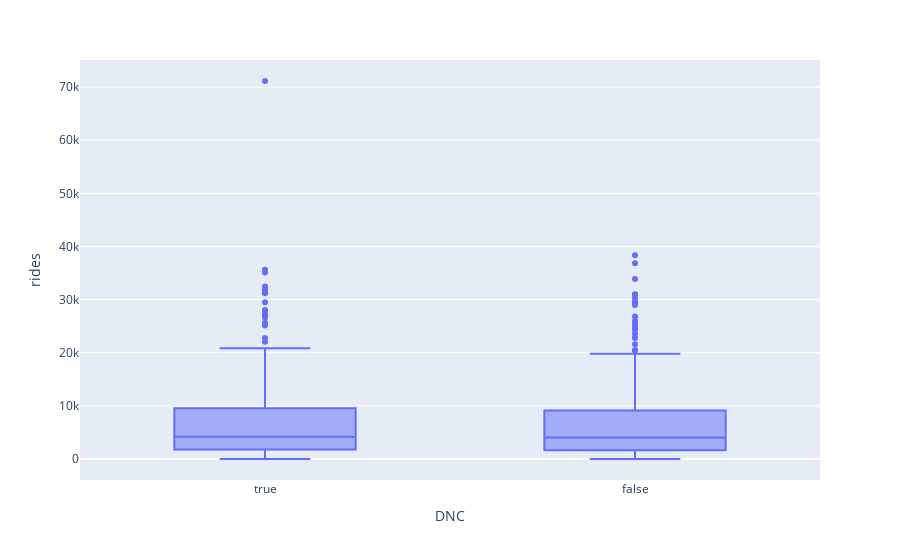

Source (notebook cell):
### Markdown cell above
This shows that the DNC week does not significantly affect average rides systemwide.

### Code cell
# But the box plot confirms that the unit-level differences are not significant.
px.box(model_data, x='DNC', y='rides')

### Figure 1 — Plotly figure (JSON) as saved in the notebook; plotly's stock layout.template omitted (floating-point values rounded to 4 significant figures; data arrays with more than 128 entries replaced by an {"elided": "..."} marker saying what was removed)
{"data": [{"alignmentgroup": "True", "hovertemplate": "DNC=%{x}<br>rides=%{y}<extra></extra>", "legendgroup": "", "marker": {"color": "#636efa"}, "name": "", "notched": false, "offsetgroup": "", "orientation": "v", "showlegend": false, "type": "box", "x": {"elided": "533 bool values"}, "x0": " ", "xaxis": "x", "y": {"elided": "533 int values"}, "y0": " ", "yaxis": "y"}], "layout": {"boxmode": "group", "legend": {"tracegroupgap": 0}, "margin": {"t": 60}, "xaxis": {"anchor": "y", "domain": [0, 1], "title": {"text": "DNC"}}, "yaxis": {"anchor": "x", "domain": [0, 1], "title": {"text": "rides"}}}}
